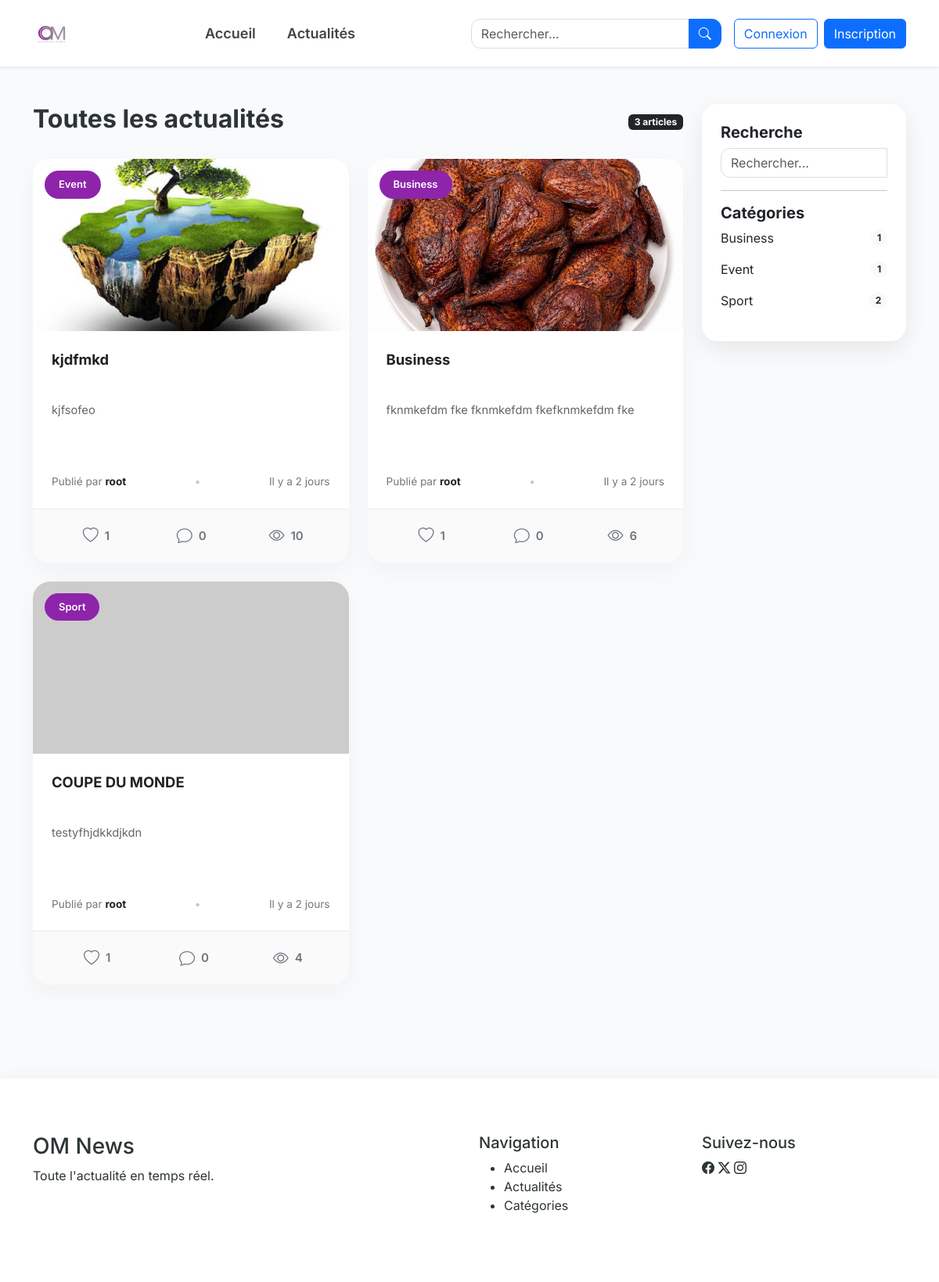
/blog/, run on an earlier commit of the app's database.
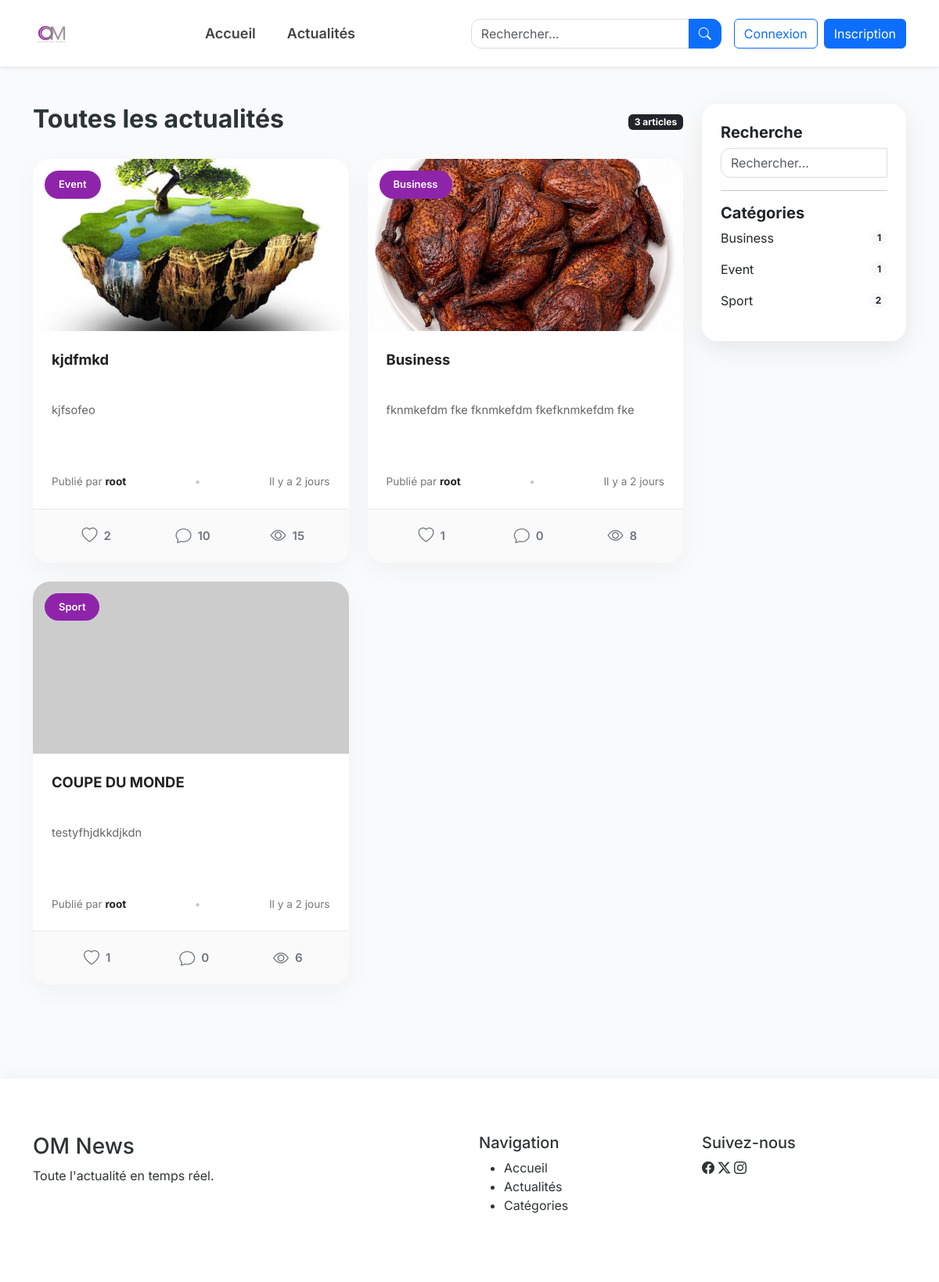
And on a later commit of the database.
### blog/models.py (models this page shows, shortened)
class Post(models.Model):
    STATUS_CHOICES = (
        ("Draft", "Brouillon"),
        ("Published", "Publié"),
    )
    title = models.CharField(max_length=255)
    slug = models.SlugField(
        unique=True,
        blank=True
    )
    content = models.TextField()
    image = models.ImageField(
        upload_to="posts/",
        blank=True,
        null=True
    )
    status = models.CharField(
        max_length=20,
        choices=STATUS_CHOICES,
        default="Draft"
    )
    created_at = models.DateTimeField(auto_now_add=True)
    updated_at = models.DateTimeField(auto_now=True)
    author = models.ForeignKey(
        User,
        on_delete=models.CASCADE,
        related_name="posts"
    )
    category = models.ForeignKey(
        Category,
        on_delete=models.CASCADE,
        related_name="posts"
    )
    views = models.PositiveIntegerField(default=0)
    class Meta:
        ordering = ["-created_at"]
        verbose_name = "Article"
        verbose_name_plural = "Articles"

class Category(models.Model):
    name = models.CharField(max_length=100, unique=True)
    description = models.TextField(blank=True)
    created_at = models.DateTimeField(auto_now_add=True)
    class Meta:
        ordering = ["name"]
        verbose_name = "Catégorie"
        verbose_name_plural = "Catégories"

### blog/views.py (the view, shortened to what this page needs)
# urls.py: path("", views.index, name="blog.index"),
def index(request):
    search = request.GET.get("search")
    posts = Post.objects.filter(status="Published")
    liked_posts = []
    if search:
        posts = posts.filter(title__icontains=search)
    categories = Category.objects.all()
    context = {
        "posts": posts.order_by("-created_at"),
        "categories": categories,
        "search": search,
        "liked_posts": liked_posts,
    }
    return render(request, "blog/index.html", context)

### blog/templatetags/blog_extras.py (called while the page is built)
@register.filter
def time_since(value):
    if not value:
        return ""
    now = timezone.now()
    diff = now - value
    seconds = diff.total_seconds()
    if seconds < 60:
        return "À l'instant"
    minutes = int(seconds / 60)
    if minutes < 60:
        return f"Il y a {minutes} min"
    hours = int(minutes / 60)
    if hours < 24:
        return f"Il y a {hours} heure(s)"
    days = diff.days
    if days == 1:
        return "Hier"
    return f"Il y a {days} jours"

### blog/templates/blog/index.html (shortened to what this page needs)
{% extends 'base.html' %}
{% block content %}
<div class="container py-5">
  <div class="row">
    <div class="col-lg-9">
      <div class="d-flex justify-content-between align-items-center mb-4">
        <h2 class="fw-bold">Toutes les actualités</h2>
        <span class="badge bg-dark">
          {{ posts.count }} article{{ posts.count|pluralize }}
        </span>
      </div>
      <div class="row">
        {% for post in posts %} {% with card_class="col-lg-6 col-md-6" %} {%include 'includes/article_card.html' %} {% endwith %} {% empty %}
        <div class="col-12">
          <div class="alert alert-warning">Aucun article publié.</div>
        </div>
        {% endfor %}
      </div>
    </div>
    <div class="col-lg-3">
      <div class="card sidebar-card p-4 sticky-top">
        <h5 class="fw-bold">Recherche</h5>
        <form method="GET">
          <input
            type="text"
            name="search"
            value="{{ search|default:'' }}"
            class="form-control"
            placeholder="Rechercher..."
          />
        </form>
        <hr />
        <h5 class="fw-bold">Catégories</h5>
        {% for category in categories %}
        <div class="d-flex justify-content-between align-items-center mb-3">
          <span>{{ category.name }}</span>
          <span class="badge rounded-pill bg-light text-dark">
            {{ category.posts.count }}
          </span>
        </div>
        {% empty %}
        <p>Aucune catégorie.</p>
        {% endfor %}
      </div>
    </div>
  </div>
</div>
{% endblock %}

### templates/base.html (shortened to what this page needs)
{% load static %}
<!doctype html>
<html lang="fr">
  <head>
    <link
      rel="stylesheet"
      href="https://cdn.jsdelivr.net/npm/bootstrap-icons@1.11.3/font/bootstrap-icons.min.css"
    />
    <link
      href="https://cdn.jsdelivr.net/npm/bootstrap@5.3.7/dist/css/bootstrap.min.css"
      rel="stylesheet"
    />
    <link
      rel="stylesheet"
      href="https://cdn.jsdelivr.net/npm/bootstrap-icons@1.11.3/font/bootstrap-icons.min.css"
    />
    <link rel="stylesheet" href="{% static 'css/style.css' %}" />
  </head>
  <body>
    {% include 'includes/navbar.html' %} {% block content %} {% endblock %}
    {%include 'includes/footer.html' %}
  </body>
</html>

### templates/includes/navbar.html (shortened to what this page needs)
{% load static %}
<nav class="navbar navbar-expand-lg bg-white shadow-sm">
    <div class="container">
        <a class="navbar-brand d-flex align-items-center" href="{% url 'home' %}">
            <img src="{% static 'images/logo.jpg' %}" height="45" class="me-2">
        </a>
        <div class="collapse navbar-collapse" id="navbarNav">
            <ul class="navbar-nav mx-auto">
                <li class="nav-item">
                    <a class="nav-link" href="{% url 'home' %}">
                        Accueil
                    </a>
                </li>
                <li class="nav-item">
                    <a class="nav-link" href="{% url 'blog.index' %}">
                        Actualités
                    </a>
                </li>
            </ul>
            <form class="d-flex me-3"
                  method="GET"
                  action="{% url 'blog.index' %}">
                <div class="input-group">
                    <input
                        class="form-control"
                        type="search"
                        name="search"
                        placeholder="Rechercher...">
                    <button class="btn btn-primary">
                        <i class="bi bi-search"></i>
                    </button>
                </div>
            </form>
            {% if user.is_authenticated %}
            <div class="dropdown">
                <button
                    class="btn btn-primary dropdown-toggle"
                    data-bs-toggle="dropdown">
                    <i class="bi bi-person-circle"></i>
                    {{ user.username }}
                </button>
                <ul class="dropdown-menu dropdown-menu-end">
                    <li>
                        <a class="dropdown-item" href="#">
                            <i class="bi bi-person"></i>
                            Mon profil
                        </a>
                    </li>
                    <li>
                        <a class="dropdown-item" href="#">
                            <i class="bi bi-pencil-square"></i>
                            Nouvel article
                        </a>
                    </li>
                    <li><hr class="dropdown-divider"></li>
                    <li>
                        <a class="dropdown-item text-danger"
                           href="{% url 'logout' %}">
                            <i class="bi bi-box-arrow-right"></i>
                            Déconnexion
                        </a>
                    </li>
                </ul>
            </div>
            {% else %}
            <a href="{% url 'login' %}"
               class="btn btn-outline-primary me-2">
                Connexion
            </a>
            <a href="{% url 'signup' %}"
               class="btn btn-primary">
                Inscription
            </a>
            {% endif %}
        </div>
    </div>
</nav>

### templates/includes/article_card.html
{% load blog_extras %}
<div class="{{ card_class|default:'col-lg-4 col-md-6' }} mb-4">
  <div class="news-card">
    <a href="{% url 'blog.detail' post.slug %}" class="news-link">
      <div class="news-image">
        {% if post.image %}
        <img src="{{ post.image.url }}" alt="{{ post.title }}" />
        {% else %}
        <img src="https://placehold.co/800x500" alt="OM News" />
        {% endif %}
        <span class="category-badge"> {{ post.category.name }} </span>
      </div>
      <div class="news-content">
        <h3 class="news-title">{{ post.title }}</h3>
        <p class="news-summary">{{ post.content|truncatewords:18 }}</p>
        <div class="news-meta">
          <span> Publié par <strong>{{ post.author.username }}</strong> </span>
          <span class="dot">•</span>
          <span> {{ post.created_at|time_since }} </span>
        </div>
      </div>
    </a>
    <div class="news-actions">
      <button
    class="like-btn {% if post.id in liked_posts %}liked{% endif %}" data-slug="{{ post.slug }}">
        <i class="bi {% if post.id in liked_posts %}bi-heart-fill{% else %}bi-heart{% endif %}"></i>
        <span>{{ post.likes.count }}</span>
      </button>
      <a href="{% url 'blog.detail' post.slug %}#comments">
        <i class="bi bi-chat"></i>
        <span>{{ post.comments.count }}</span>
      </a>
      <span>
        <i class="bi bi-eye"></i>
        {{ post.views }}
      </span>
    </div>
  </div>
</div>

### templates/includes/footer.html
{% load static %}
<footer class="footer mt-5">
    <div class="container">
        <div class="row">
            <div class="col-lg-6">
                <h3>OM News</h3>
                <p>
                    Toute l'actualité en temps réel.
                </p>
            </div>
            <div class="col-lg-3">
                <h5>Navigation</h5>
                <ul>
                    <li>Accueil</li>
                    <li>Actualités</li>
                    <li>Catégories</li>
                </ul>
            </div>
            <div class="col-lg-3">
                <h5>Suivez-nous</h5>
                <i class="bi bi-facebook"></i>
                <i class="bi bi-twitter-x"></i>
                <i class="bi bi-instagram"></i>
            </div>
        </div>
    </div>
</footer>

### static/css/style.css (style rules this page uses)
:root { --primary:#8E24AA; --primary-dark:#6A1B9A; --secondary:#8D8698; --background:#f8fafc; --white:#ffffff; --text:#2d3436; --radius:18px; --shadow:0 10px 30px rgba(0,0,0,.08); }
body { font-family:'Inter',sans-serif; background:var(--background); color:var(--text); }
.navbar { position:sticky; top:0; left:0; right:0; z-index:9999; background:#fff !important; min-height:85px; padding:12px 0; box-shadow:0 3px 15px rgba(0,0,0,.08); }
body { margin:0; padding:0; }
.navbar-brand { display:flex; align-items:center; font-size:30px; font-weight:700; color:var(--primary)!important; }
.navbar-brand img { height:48px; margin-right:10px; }
.nav-link { font-size:18px; font-weight:600; color:#444!important; margin:0 12px; transition:.3s; }
.input-group { width:320px; }
.form-control { border-radius:12px 0 0 12px; border:1px solid #ddd; }
.input-group .btn { border-radius:0 12px 12px 0; }
.news-card { background:#fff; border-radius:22px; overflow:hidden; display:flex; flex-direction:column; height:100%; box-shadow:0 10px 30px rgba(0,0,0,.04); transition:all .25s ease; }
.news-link { display:flex; flex-direction:column; flex:1; color:inherit; text-decoration:none; }
.news-image { position:relative; overflow:hidden; }
.news-image img { width:100%; height:230px; object-fit:cover; transition:.35s; }
.category-badge { position:absolute; top:18px; left:18px; background:var(--primary); color:#fff; padding:8px 18px; border-radius:50px; font-size:13px; font-weight:600; }
.news-content { padding:24px; display:flex; flex-direction:column; flex:1; }
.news-title { font-size:23px; font-weight:700; color:#222; line-height:1.35; margin-bottom:14px; display:-webkit-box; -webkit-line-clamp:2; -webkit-box-orient:vertical; overflow:hidden; transition:.2s; }
.news-summary { color:#666; font-size:15px; line-height:1.8; display:-webkit-box; -webkit-line-clamp:3; -webkit-box-orient:vertical; overflow:hidden; margin-bottom:22px; }
.news-meta { display:flex; justify-content:space-between; align-items:center; margin-top:auto; color:#8a8a8a; font-size:14px; }
.news-meta strong { color:#222; }
.news-meta .dot { margin:0 10px; color:#c5c5c5; }
.news-actions { display:flex; justify-content:space-evenly; align-items:center; border-top:1px solid #efefef; background:#fafafa; padding:16px; }
.news-actions a, .news-actions button, .news-actions span { display:flex; align-items:center; gap:8px; background:none; border:none; color:#777; font-size:15px; font-weight:600; transition:.25s; text-decoration:none; }
.news-actions i { font-size:18px; }
.like-btn { cursor:pointer; }
.news-actions span:last-child { cursor:default; }
.sidebar-card { border:none; border-radius:20px; background:#fff; box-shadow:var(--shadow); }
.footer { background:#fff; margin-top:80px; padding:70px 0; box-shadow:0 -3px 20px rgba(0,0,0,.04); }
.sticky-top { top:100px; }
.news-image { position:relative; }
.news-image img { width:100%; height:220px; object-fit:cover; }
.news-image .category-badge { position:absolute; top:15px; left:15px; z-index:20; }
.news-title { font-size:1.15rem; font-weight:700; line-height:1.4; height:52px; overflow:hidden; }
.news-summary { color:#666; font-size:.92rem; line-height:1.6; height:70px; overflow:hidden; }
.news-meta { display:flex; justify-content:space-between; font-size:.85rem; color:#777; }
.news-card { cursor:pointer; transition:.2s; }
.news-card a { color:inherit; }
.news-link { text-decoration:none; color:inherit; display:block; }
.news-actions { display:flex; justify-content:space-around; align-items:center; padding:16px; border-top:1px solid #ececec; }
.like-btn, .action-btn { display:flex; align-items:center; gap:8px; color:#6c757d; text-decoration:none; font-weight:600; transition:.25s; }
.like-btn i, .action-btn i { font-size:20px; }
.news-actions { display:flex; justify-content:space-around; align-items:center; padding:18px; border-top:1px solid #ececec; }
.news-actions a, .news-actions button, .news-actions span { display:flex; align-items:center; gap:8px; color:#6c757d; background:none; border:none; text-decoration:none; font-weight:600; }
.news-actions i { font-size:20px; }
.like-btn { cursor:pointer; transition:.3s; }

What changed in the data, as far as the page shows it:
changed Post "kjdfmkd": likes.count "1" → "2"; comments.count "0" → "10"; views "10" → "15"
changed Post "Business": views "6" → "8"
changed Post "COUPE DU MONDE": views "4" → "6"
